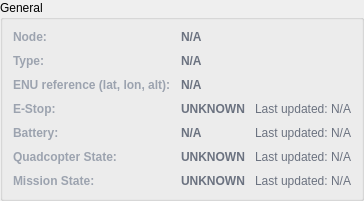
                                                <widget class="QGroupBox" name="general_group">
                                                    <property name="title">
                                                        <string>General</string>
                                                    </property>
                                                    <layout class="QGridLayout" name="gridLayout_5" columnstretch="0,0,0">
                                                        <property name="leftMargin">
                                                            <number>10</number>
                                                        </property>
                                                        <property name="topMargin">
                                                            <number>10</number>
                                                        </property>
                                                        <property name="rightMargin">
                                                            <number>10</number>
                                                        </property>
                                                        <property name="bottomMargin">
                                                            <number>10</number>
                                                        </property>
                                                        <property name="spacing">
                                                            <number>10</number>
                                                        </property>
                                                        <item row="4" column="0">
                                                            <widget class="QLabel" name="battery_static_label">
                                                                <property name="styleSheet">
                                                                    <string notr="true">color:
                                                                        #9ca3af; font-weight: 600;</string>
                                                                </property>
                                                                <property name="text">
                                                                    <string>Battery:</string>
                                                                </property>
                                                            </widget>
                                                        </item>
                                                        <item row="0" column="1" colspan="2">
                                                            <widget class="QLabel" name="vehicle_node_label">
                                                                <property name="styleSheet">
                                                                    <string notr="true">color:
                                                                        #6b7280; font-weight: 700;</string>
                                                                </property>
                                                                <property name="text">
                                                                    <string>N/A</string>
                                                                </property>
                                                            </widget>
                                                        </item>
                                                        <item row="0" column="0">
                                                            <widget class="QLabel" name="node_static_label">
                                                                <property name="styleSheet">
                                                                    <string notr="true">color:
                                                                        #9ca3af; font-weight: 600;</string>
                                                                </property>
                                                                <property name="text">
                                                                    <string>Node:</string>
                                                                </property>
                                                            </widget>
                                                        </item>
                                                        <item row="3" column="2">
                                                            <widget class="QLabel" name="estop_time_label">
                                                                <property name="styleSheet">
                                                                    <string notr="true">color:
                                                                        #6b7280; font-size: 9pt;</string>
                                                                </property>
                                                                <property name="text">
                                                                    <string>Last updated: N/A</string>
                                                                </property>
                                                            </widget>
                                                        </item>
                                                        <item row="4" column="1">
                                                            <widget class="QLabel" name="battery_label">
                                                                <property name="styleSheet">
                                                                    <string notr="true">color:
                                                                        #6b7280; font-weight: 700;</string>
                                                                </property>
                                                                <property name="text">
                                                                    <string>N/A</string>
                                                                </property>
                                                            </widget>
                                                        </item>
                                                        <item row="3" column="1">
                                                            <widget class="QLabel" name="estop_label">
                                                                <property name="styleSheet">
                                                                    <string notr="true">color:
                                                                        #6b7280; font-weight: 700;</string>
                                                                </property>
                                                                <property name="text">
                                                                    <string>UNKNOWN</string>
                                                                </property>
                                                            </widget>
                                                        </item>
                                                        <item row="3" column="0">
                                                            <widget class="QLabel" name="estop_static_label">
                                                                <property name="styleSheet">
                                                                    <string notr="true">color:
                                                                        #9ca3af; font-weight: 600;</string>
                                                                </property>
                                                                <property name="text">
                                                                    <string>E-Stop:</string>
                                                                </property>
                                                            </widget>
                                                        </item>
                                                        <item row="4" column="2">
                                                            <widget class="QLabel" name="battery_time_label">
                                                                <property name="styleSheet">
                                                                    <string notr="true">color:
                                                                        #6b7280; font-size: 9pt;</string>
                                                                </property>
                                                                <property name="text">
                                                                    <string>Last updated: N/A</string>
                                                                </property>
                                                            </widget>
                                                        </item>
                                                        <item row="1" column="0">
                                                            <widget class="QLabel" name="type_static_label">
                                                                <property name="styleSheet">
                                                                    <string notr="true">color:
                                                                        #9ca3af; font-weight: 600;</string>
                                                                </property>
                                                                <property name="text">
                                                                    <string>Type:</string>
                                                                </property>
                                                            </widget>
                                                        </item>
                                                        <item row="1" column="1" colspan="2">
                                                            <widget class="QLabel" name="vehicle_type_label">
                                                                <property name="styleSheet">
                                                                    <string notr="true">color:
                                                                        #6b7280; font-weight: 700;</string>
                                                                </property>
                                                                <property name="text">
                                                                    <string>N/A</string>
                                                                </property>
                                                            </widget>
                                                        </item>
                                                        <item row="2" column="0">
                                                            <widget class="QLabel" name="enuref_static_label">
                                                                <property name="styleSheet">
                                                                    <string notr="true">color:
                                                                        #9ca3af; font-weight: 600;</string>
                                                                </property>
                                                                <property name="text">
                                                                    <string>ENU reference (lat, lon, alt):</string>
                                                                </property>
                                                            </widget>
                                                        </item>
                                                        <item row="2" column="1" colspan="2">
                                                            <widget class="QLabel" name="enuref_label">
                                                                <property name="styleSheet">
                                                                    <string notr="true">color:
                                                                        #6b7280; font-weight: 700;</string>
                                                                </property>
                                                                <property name="text">
                                                                    <string>N/A</string>
                                                                </property>
                                                            </widget>
                                                        </item>
                                                        <item row="5" column="0">
                                                            <widget class="QLabel" name="copter_state_static_label">
                                                                <property name="styleSheet">
                                                                    <string notr="true">color:
                                                                        #9ca3af; font-weight: 600;</string>
                                                                </property>
                                                                <property name="text">
                                                                    <string>Quadcopter State:</string>
                                                                </property>
                                                            </widget>
                                                        </item>
                                                        <item row="5" column="1">
                                                            <widget class="QLabel" name="copter_state_label">
                                                                <property name="styleSheet">
                                                                    <string notr="true">color:
                                                                        #6b7280; font-weight: 700;</string>
                                                                </property>
                                                                <property name="text">
                                                                    <string>UNKNOWN</string>
                                                                </property>
                                                            </widget>
                                                        </item>
                                                        <item row="5" column="2">
                                                            <widget class="QLabel" name="copter_state_time_label">
                                                                <property name="styleSheet">
                                                                    <string notr="true">color:
                                                                        #6b7280; font-size: 9pt;</string>
                                                                </property>
                                                                <property name="text">
                                                                    <string>Last updated: N/A</string>
                                                                </property>
                                                            </widget>
                                                        </item>
                                                        <item row="6" column="0">
                                                            <widget class="QLabel" name="mission_state_static_label">
                                                                <property name="styleSheet">
                                                                    <string notr="true">color:
                                                                        #9ca3af; font-weight: 600;</string>
                                                                </property>
                                                                <property name="text">
                                                                    <string>Mission State:</string>
                                                                </property>
                                                            </widget>
                                                        </item>
                                                        <item row="6" column="1">
                                                            <widget class="QLabel" name="mission_state_label">
                                                                <property name="styleSheet">
                                                                    <string notr="true">color:
                                                                        #6b7280; font-weight: 700;</string>
                                                                </property>
                                                                <property name="text">
                                                                    <string>UNKNOWN</string>
                                                                </property>
                                                            </widget>
                                                        </item>
                                                        <item row="6" column="2">
                                                            <widget class="QLabel" name="mission_state_time_label">
                                                                <property name="styleSheet">
                                                                    <string notr="true">color:
                                                                        #6b7280; font-size: 9pt;</string>
                                                                </property>
                                                                <property name="text">
                                                                    <string>Last updated: N/A</string>
                                                                </property>
                                                            </widget>
                                                        </item>
                                                    </layout>
                                                </widget>
